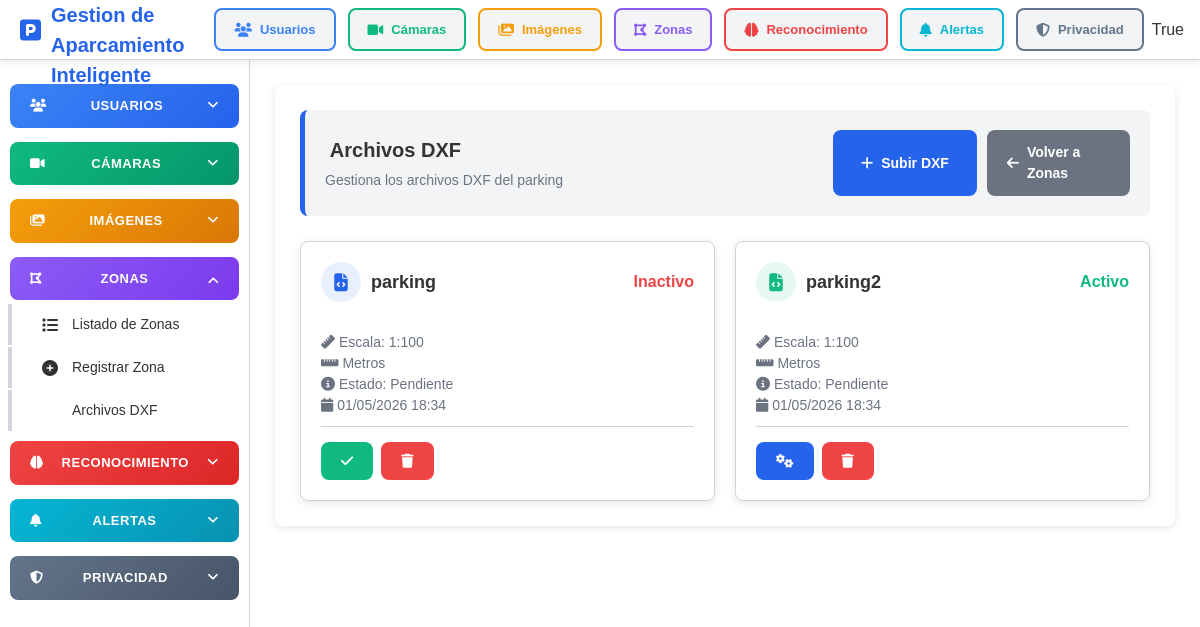
Screenshot of /zonas/dxf/ (signed in) with the database file from the repository.
### zonas/models.py (models this page shows, shortened)
class FicherosDXF(models.Model):
    ESTADO_CHOICES = [
        ('pendiente', 'Pendiente'),
        ('procesado', 'Procesado'),
    ]
    UNIDAD_MEDIDA_CHOICES = [
        ('metros', 'Metros'),
        ('centimetros', 'Centimetros'),
    ]
    nombre = models.CharField(
        max_length=100,
        verbose_name='Nombre'
    )
    archivo = models.FileField(
        upload_to='dxf/',
        verbose_name='Archivo DXF',
        help_text='Fichero DXF del parking'
    )
    escala = models.CharField(
        max_length=20,
        blank=True,
        verbose_name='Escala',
        help_text='Escala del plano DXF (ej: 1:100)'
    )
    unidad_medida = models.CharField(
        max_length=20,
        choices=UNIDAD_MEDIDA_CHOICES,
        default='metros',
        verbose_name='Unidad de medida'
    )
    activo = models.BooleanField(
        default=False,
        verbose_name='Activo',
        help_text='Solo un DXF puede estar activo'
    )
    estado = models.CharField(
        max_length=20,
        choices=ESTADO_CHOICES,
        default='pendiente',
        verbose_name='Estado',
        help_text='Estado del procesamiento del DXF'
    )
    fecha_creacion = models.DateTimeField(
        auto_now_add=True,
        verbose_name='Fecha de creacion'
    )
    class Meta:
        verbose_name = 'Fichero DXF'
        verbose_name_plural = 'Ficheros DXF'
        ordering = ['-fecha_creacion']

### zonas/views.py (the view)
# urls.py: path('dxf/', views.lista_dxf, name='lista_dxf'),
def lista_dxf(request):
    dxf_files = FicherosDXF.objects.all()
    dxf_activo = FicherosDXF.objects.filter(activo=True).first()
    return render(request, 'zonas/lista_dxf.html', {
        'dxf_files': dxf_files,
        'dxf_activo': dxf_activo
    })

### templates/zonas/lista_dxf.html (shortened to what this page needs)
{% extends 'base.html' %}
{% block content %}
<div class="container">
    <div class="page-header">
        <div>
            <h2 style="margin: 0;"> Archivos DXF</h2>
            <p style="margin: 5px 0 0; color: var(--gray); font-size: 14px;">Gestiona los archivos DXF del parking</p>
        </div>
        <div style="display: flex; gap: 10px;">
            <a href="{% url 'zonas:registrar_dxf' %}" class="btn btn-primary">
                <i class="fas fa-plus"></i> Subir DXF
            </a>
            <a href="{% url 'zonas:lista' %}" class="btn btn-secondary">
                <i class="fas fa-arrow-left"></i> Volver a Zonas
            </a>
        </div>
    </div>
    {% if dxf_files %}
    <div class="cards-grid">
        {% for dxf in dxf_files %}
        <div class="card">
            <div class="card-header">
                <div class="card-title">
                    <div class="card-icon card-icon-{% if dxf.activo %}success{% else %}primary{% endif %}">
                        <i class="fas fa-file-code"></i>
                    </div>
                    {{ dxf.nombre }}
                </div>
                <span class="status-{% if dxf.activo %}online{% else %}offline{% endif %}">
                    {% if dxf.activo %}Activo{% else %}Inactivo{% endif %}
                </span>
            </div>
            <div class="card-meta">
                <p><i class="fas fa-ruler"></i> Escala: {{ dxf.escala|default:"-" }}</p>
                <p><i class="fas fa-ruler-horizontal"></i> {{ dxf.get_unidad_medida_display }}</p>
                <p><i class="fas fa-info-circle"></i> Estado: {{ dxf.get_estado_display }}</p>
                <p><i class="fas fa-calendar"></i> {{ dxf.fecha_creacion|date:"d/m/Y H:i" }}</p>
            </div>
            <div class="card-footer">
                <div class="actions">
                    {% if not dxf.activo %}
                    <form method="post" action="{% url 'zonas:activar_dxf' dxf.id %}" style="display: inline;">
                        <button type="submit" class="btn btn-success" title="Activar">
                            <i class="fas fa-check"></i>
                        </button>
                    </form>
                    {% endif %}
                    {% if dxf.estado == 'pendiente' and dxf.activo %}
                    <a href="{% url 'zonas:debug_dxf' dxf.id %}" class="btn btn-primary" title="Procesar">
                        <i class="fas fa-cogs"></i>
                    </a>
                    {% endif %}
                    <a href="{% url 'zonas:eliminar_dxf' dxf.id %}" class="btn btn-danger" title="Eliminar">
                        <i class="fas fa-trash"></i>
                    </a>
                </div>
            </div>
        </div>
        {% endfor %}
    </div>
    {% else %}
    <div class="alert alert-info">
        <i class="fas fa-info-circle"></i>
        No hay archivos DXF subidos. Puede subir uno desde el boton "Subir DXF".
    </div>
    {% endif %}
</div>
{% endblock %}

### static/css/style.css (style rules this page uses)
:root { --primary: #2563eb; --primary-hover: #1d4ed8; --success: #10b981; --danger: #ef4444; --warning: #f59e0b; --dark: #333333; --gray: #6b7280; --text-muted: #6b7280; --border: #d1d5db; --bg: #ffffff; --bg-secondary: #f3f4f6; --white: #ffffff; --shadow: 0 2px 8px rgba(0,0,0,0.1); --radius: 8px; --color-f1: #3b82f6; --color-f2: #10b981; --color-f3: #f59e0b; --color-f4: #8b5cf6; --color-f5: #ef4444; --color-f6: #06b6d4; --color-f8: #64748a; }
* { box-sizing: border-box; margin: 0; padding: 0; }
body { font-family: Arial, sans-serif; background-color: var(--bg); color: var(--dark); line-height: 1.5; }
.container { background-color: var(--white); padding: 25px; border-radius: var(--radius); box-shadow: var(--shadow); width: 100%; }
h1, h2 { color: var(--dark); margin-bottom: 20px; }
h2 { font-size: 20px; text-align: left; }
.btn { padding: 12px 20px; border: none; border-radius: var(--radius); cursor: pointer; font-size: 14px; font-weight: bold; display: inline-flex; align-items: center; justify-content: center; gap: 8px; text-decoration: none; }
.page-header > div:last-child form .btn, .page-header > div:last-child .btn { width: 100%; }
.btn-primary { background: var(--primary); color: white; }
.btn-success { background: var(--success); color: white; }
.btn-danger { background: var(--danger); color: white; }
.btn-secondary { background: var(--gray); color: white; }
.card { background: var(--white); border-radius: var(--radius); box-shadow: var(--shadow); padding: 20px; border: 1px solid var(--border); }
.card-header { display: flex; align-items: center; justify-content: space-between; margin-bottom: 15px; padding-bottom: 15px; border: none; }
.card-title { font-size: 18px; font-weight: bold; color: var(--dark); margin: 0; display: flex; align-items: center; gap: 10px; border: none; }
.card-meta { color: var(--gray); font-size: 14px; margin-bottom: 10px; border: none; }
.card-footer { display: flex; justify-content: space-between; align-items: center; margin-top: 15px; padding-top: 15px; border-top: 1px solid var(--border); }
.card-icon { width: 40px; height: 40px; border-radius: 50%; display: flex; align-items: center; justify-content: center; font-size: 18px; }
.card-icon-primary { background: rgba(37, 99, 235, 0.1); color: var(--primary); }
.card-icon-success { background: rgba(16, 185, 129, 0.1); color: var(--success); }
.cards-grid { display: grid; grid-template-columns: repeat(auto-fill, minmax(280px, 1fr)); gap: 20px; margin-top: 20px; }
.cards-grid .card { margin-bottom: 0; }
.cards-grid .card-footer { margin-top: auto; }
.status-online { color: var(--success); font-weight: bold; }
.status-offline { color: var(--danger); font-weight: bold; }
.actions { display: flex; gap: 8px; }
.page-header { display: flex; justify-content: space-between; align-items: center; margin-bottom: 25px; flex-wrap: wrap; gap: 15px; padding: 20px; border-radius: 8px; background: var(--bg-secondary); border-left: 5px solid var(--primary); }

### rows the page displays
FicherosDXF: nombre "parking", activo "Inactivo", escala "1:100", unidad_medida "Metros", estado "Pendiente", fecha_creacion "01/05/2026 18:34"
FicherosDXF: nombre "parking2", activo "Activo", escala "1:100", unidad_medida "Metros", estado "Pendiente", fecha_creacion "01/05/2026 18:34"

### other values shown
{{ request.session.usuario_login }} "True"
